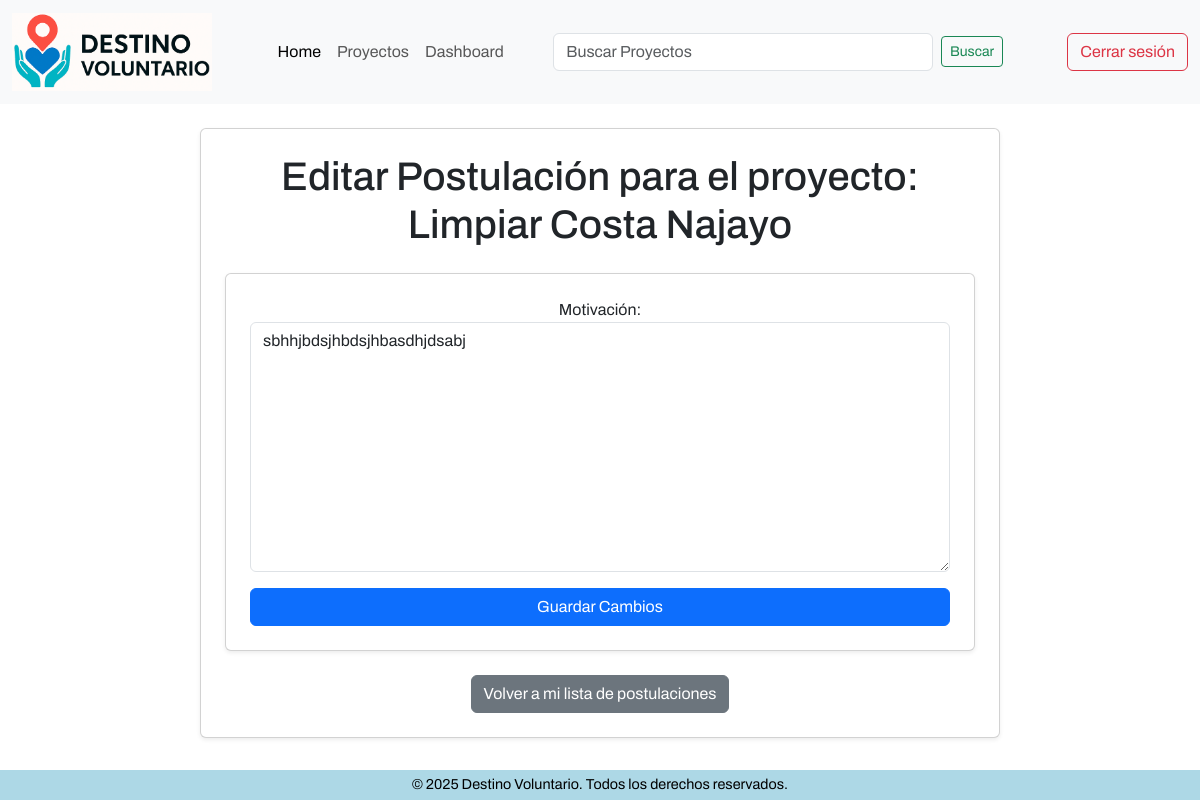
/postulaciones/editar/37/ (signed in), run on the app's committed database.
### apps/proyectos/models.py (models this page shows, shortened)
class Proyecto(models.Model):
    ESTADOS = [
        ('activo', 'Activo'),
        ('cerrado', 'Cerrado'),
        ('evaluacion', 'En Evaluación'),
        ('finalizado', 'Finalizado'),
        ('cancelado', 'Cancelado'),
        ('reactivado', 'Reactivado'),
    ]
    organizacion = models.ForeignKey(Organizacion, on_delete=models.CASCADE)
    title = models.CharField(max_length=255)
    description = models.TextField()
    location = models.CharField(max_length=255)
    image = models.ImageField(upload_to='proyectos/', blank=True, null=True)
    start_date = models.DateField()
    end_date = models.DateField()
    status = models.CharField(max_length=20, choices=ESTADOS, default='activo')

### apps/postulaciones/models.py (models this page shows, shortened)
class Postulacion(models.Model):
    ESTADOS = [
        ('pendiente', 'Pendiente'),
        ('aceptada', 'Aceptada'),
        ('rechazada', 'Rechazada'),
    ]
    voluntario = models.ForeignKey(Usuario, on_delete=models.CASCADE, limit_choices_to={'role': 'voluntario'})
    proyecto = models.ForeignKey(Proyecto, on_delete=models.CASCADE)
    motivation = models.TextField(blank=True, null=True)
    status = models.CharField(max_length=20, choices=ESTADOS, default='pendiente')
    applied_at = models.DateTimeField(auto_now_add=True)
    class Meta:
        unique_together = ('voluntario', 'proyecto') # Solo una postulación por voluntario y proyecto
        ordering = ['-applied_at'] # Ordenar por fecha de postulación descendente

### apps/postulaciones/views.py (the view)
# urls.py: path('editar/<int:postulacion_id>/', views.editar_postulacion, name='editar_postulacion'),
@login_required
def editar_postulacion(request, postulacion_id):
    postulacion = Postulacion.objects.get(id=postulacion_id)
    proyecto = postulacion.proyecto
    if request.user.role != 'voluntario':
        return redirect('dashboard')
    if postulacion.voluntario != request.user:
        return redirect('dashboard')
    if request.method == 'POST':
        form = PostulacionForm(request.POST, instance=postulacion)
        if form.is_valid():
            form.save()
            return redirect('listar_postulaciones_voluntario')
    else:
        form = PostulacionForm(instance=postulacion)
    return render(request, 'postulaciones/editar_postulacion.html', {'form': form, 'proyecto': proyecto})

### apps/postulaciones/forms.py
class PostulacionForm(forms.ModelForm):
    class Meta:
        model = Postulacion
        fields = ['motivation']
        labels = {
            'motivation': 'Motivación'
        }
        widgets = {
            'motivation': forms.Textarea(attrs={
                'rows': 10,
                'placeholder': '¿Por qué quieres participar en este proyecto?',
                'class': 'form-control',
                'style': 'height:250px;'
            }),
        }

### templates/postulaciones/editar_postulacion.html (shortened to what this page needs)
{% extends '../components/base.html' %}
{% block template %}
    {% include '../components/navbar.html' %}
    {% if not user.is_authenticated %}
        <div class="container mt-5 text-center">
            <p class="text-center">Debes iniciar sesión para editar una postulación.</p>
            <p class="text-center"><a href="{% url 'login' %}" class="btn btn-primary">Iniciar sesión</a></p>
        </div>
    {% else %}
        <div class="container my-4 text-center card p-4 shadow-sm col-8">
            <h1 class="text-center mb-4">Editar Postulación para el proyecto: {{ proyecto.title }}</h1>
            <form method="post" enctype="multipart/form-data" class="card p-4 shadow-sm text-center" >
                {% for field in form %}
                    <div class="mb-3">
                        {{ field.label_tag }}
                        {{ field }}
                    </div>
                {% endfor %}
                <button type="submit" class="btn btn-primary">Guardar Cambios</button>
            </form>
            <div class="mt-4">
                <a href="{% url 'listar_postulaciones_voluntario' %}" class="btn btn-secondary">Volver a mi lista de postulaciones</a>
            </div>
        </div>
    {% endif %}
{% include '../components/footer.html' %}
{% endblock %}

### static/css/main.css (style rules this page uses)
html, body { font-family: 'Archivo', sans-serif; }

### data on the page
Proyecto: title "Limpiar Costa Najayo"
Postulacion: form "sbhhjbdsjhbdsjhbasdhjdsabj"

### other printed values
{{ field.label_tag }} "Motivación:"
